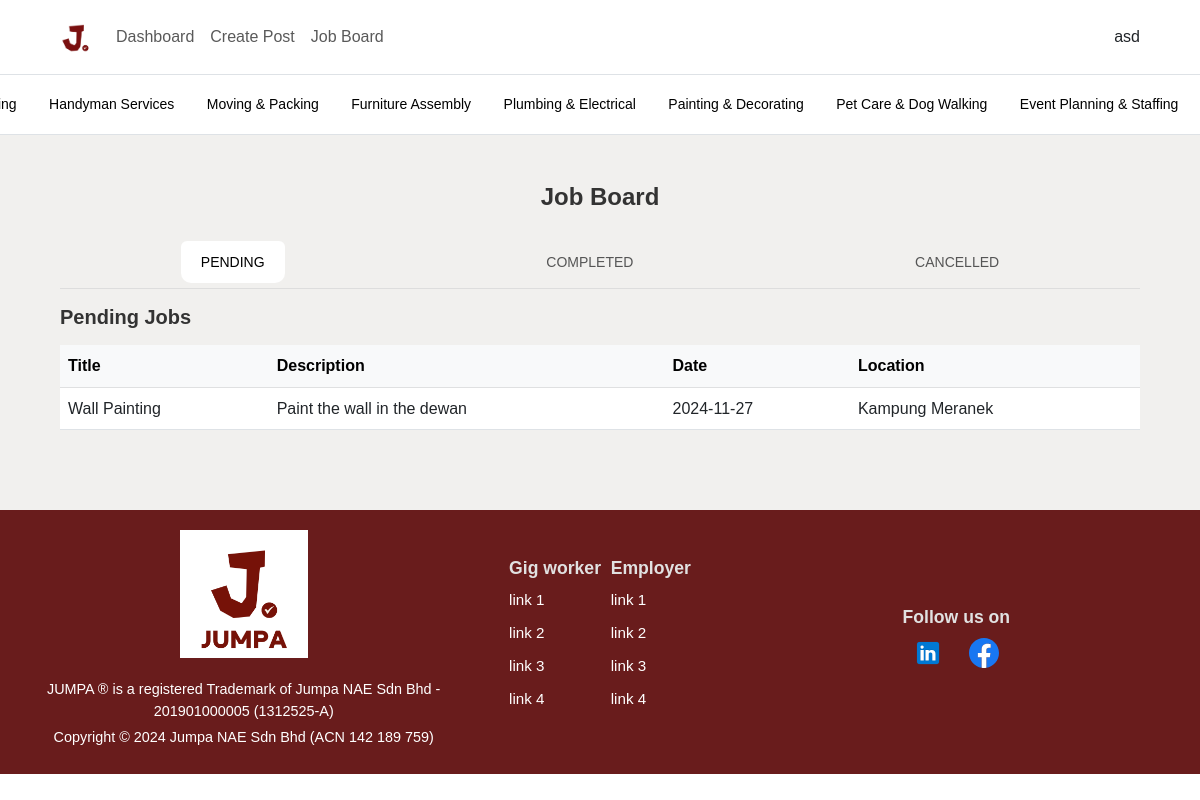
/php/employeedashboard.php (signed in), run on the app's committed database.
### tables this page shows
CREATE TABLE `task` (
  `task_id` int(11) NOT NULL,
  `task_title` varchar(255) NOT NULL,
  `task_description` varchar(255) NOT NULL,
  `task_date` date NOT NULL,
  `task_duration` varchar(255) NOT NULL,
  `task_location` varchar(255) NOT NULL,
  `task_toolsRequired` varchar(255) NOT NULL,
  `task_pax` int(10) NOT NULL,
  `task_price` int(10) NOT NULL,
  `task_dressCode` varchar(255) NOT NULL,
  `task_gender` varchar(255) NOT NULL,
  `task_nationality` varchar(255) NOT NULL,
  `task_ageRange` varchar(255) NOT NULL,
  `task_muslimFriendly` tinyint(1) NOT NULL,
  `task_foodProvision` tinyint(1) NOT NULL,
  `task_transportProvision` tinyint(1) NOT NULL,
  `task_status` tinyint(1) NOT NULL DEFAULT 0,
  `user_id` int(11) NOT NULL
);

### php/employeedashboard.php (the view, shortened to what this page needs)
<?php
$user_id=$_SESSION['user_id'];
include "connection.php";
?>
<!DOCTYPE html>
<html lang="en">
<head>
    <link href="https://cdn.jsdelivr.net/npm/bootstrap@5.3.0-alpha1/dist/css/bootstrap.min.css" rel="stylesheet">
    <link href="https://cdnjs.cloudflare.com/ajax/libs/font-awesome/6.0.0-beta3/css/all.min.css" rel="stylesheet">
    <link rel="stylesheet" href="../assets/css/styles.css">
</head>
<body class="jobboard-body">
    <?php
        include "topnav.php";
    ?>
    <main class="employee-dashboard">
        <div class="container">
            <h4 class="mb-4 text-center">Job Board</h4>
            <ul class="nav nav-tabs custom-nav-tabs" id="JobsTabs" role="tablist">
                <li class="nav-item" role="presentation">
                    <button class="nav-link active" id="pending-tab" data-bs-toggle="tab" data-bs-target="#pending" type="button" role="tab">Pending</button>
                </li>
                <li class="nav-item" role="presentation">
                    <button class="nav-link" id="completed-tab" data-bs-toggle="tab" data-bs-target="#completed" type="button" role="tab">Completed</button>
                </li>
                <li class="nav-item" role="presentation">
                    <button class="nav-link" id="cancelled-tab" data-bs-toggle="tab" data-bs-target="#cancelled" type="button" role="tab">Cancelled</button>
                </li>
            </ul>
            <div class="tab-content" id="JobsTabsContent">
                <div class="tab-pane show active fade mb-3" id="pending" role="tabpanel" aria-labelledby="pending-tab">
                    <h5 class="mt-3 mb-3">Pending Jobs</h5>
                    <div class="table-responsive">
                        <table class="table table-hover priority-Jobs-table">
                            <thead class="table-light">
                                <tr>
                                    <th>Title</th>
                                    <th>Description</th>
                                    <th>Date</th>
                                    <th>Location</th>
                                </tr>
                            </thead>
                            <tbody>
                                <?php
                                $detail_check = $conn->prepare("SELECT
                                                                    t.task_id,
                                                                    t.task_title,
                                                                    t.task_description,
                                                                    t.task_date,
                                                                    t.task_location,
                                                                    (
                                                                        SELECT GROUP_CONCAT(DISTINCT u.user_id)
                                                                        FROM user u
                                                                        LEFT JOIN job j ON u.user_id = j.user_id
                                                                        LEFT JOIN task task_inner ON u.user_id = task_inner.user_id
                                                                        WHERE j.task_id = t.task_id OR task_inner.task_id = t.task_id
                                                                    ) AS related_user_ids
                                                                FROM
                                                                    task t
                                                                WHERE
                                                                    t.task_status = 1 AND FIND_IN_SET(?, (
                                                                        SELECT GROUP_CONCAT(DISTINCT u.user_id)
                                                                        FROM user u
                                                                        LEFT JOIN job j ON u.user_id = j.user_id
                                                                        LEFT JOIN task task_inner ON u.user_id = task_inner.user_id
                                                                        WHERE j.task_id = t.task_id OR task_inner.task_id = t.task_id
                                                                    ));");
                                $detail_check->bind_param("i", $user_id);
                                $detail_check->execute();
                                $detail_result = $detail_check->get_result();
                                while ($user_row = $detail_result->fetch_assoc()) {
                                    echo "<tr onclick='window.location.href = \"job_detail.php?task_id=" . $user_row['task_id'] . "\"' style='cursor: pointer;'>";
                                    echo "<td>" . htmlspecialchars($user_row['task_title']) . "</td>";
                                    echo "<td>" . htmlspecialchars($user_row['task_description']) . "</td>";
                                    echo "<td>" . htmlspecialchars($user_row['task_date']) . "</td>";
                                    echo "<td>" . htmlspecialchars($user_row['task_location']) . "</td>";
                                    echo "</tr>";
                                }
                                ?>
                            </tbody>
                        </table>
                    </div>
                </div>
            </div>
        </div>
    </main>
    <?php include 'footer.php'; ?>
</body>
</html>

### assets/css/styles.css (style rules this page uses)
:root { --color-primary: #691c1c; --color-secondary: lightgray; --color-light: #f1f0ee; --color-dark: #333; --color-white: #ffffff; --color-muted: #777777; --font-primary: 'Trebuchet MS', sans-serif; --font-secondary: 'Times New Roman', serif; --gap-small: 1rem; --gap-medium: 2rem; --gap-large: 4rem; --padding-base: 1.5rem; --margin-base: 1.5rem; --border-radius-base: 10px; --shadow-base: 0 2px 8px rgba(0, 0, 0, 0.1); }
* { margin: 0; padding: 0; box-sizing: border-box; }
body { font-family:var(--font-primary); line-height: 1.6; background-color: #fff; }
main { background-color: #fff; }
button { padding: var(--gap-small) var(--gap-medium); font-size: 1rem; border-radius: var(--border-radius-base); }
.employee-dashboard { background-color: var(--color-light); padding: 3rem; }
.custom-nav-tabs { position: relative; display: flex; border-bottom: 1px solid #ddd; justify-content: space-around; }
.custom-nav-tabs .nav-link { position: relative; font-size: 14px; font-weight: 500; text-transform: uppercase; padding: 10px 20px; margin: 5px 5px; border: none; background: none; color: #555; cursor: pointer; transition: color 0.3s ease; }
h4, h5 { font-family: 'Arial', sans-serif; color: var(--color-dark); font-weight: bold; }

### data on the page
task: task_title "Wall Painting", task_description "Paint the wall in the dewan", task_date "2024-11-27", task_location "Kampung Meranek"

### other printed values
$_SESSION['username'] "asd"
